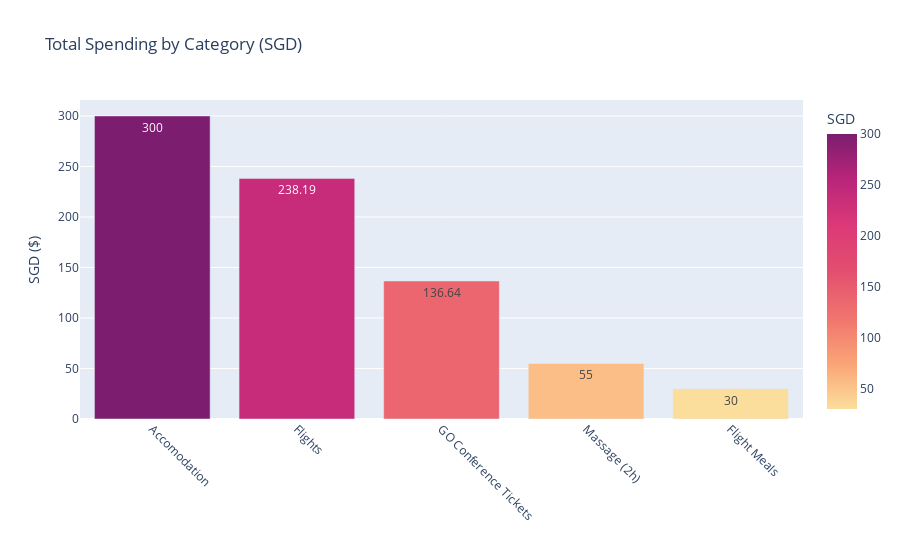

Here is the notebook cell this chart was saved with:
### Code cell
fig_bar = px.bar(
    df_nonzero.groupby('Holiday Expenditure Type', as_index=False)['SGD'].sum().sort_values(by='SGD', ascending=False),
    x='Holiday Expenditure Type',
    y='SGD',
    title='Total Spending by Category (SGD)',
    text_auto=True,
    color='SGD',
    color_continuous_scale='Sunsetdark')
fig_bar.update_layout(xaxis_title='', yaxis_title='SGD ($)', xaxis_tickangle=45)
fig_bar.show()

### Figure 1 — Plotly figure (JSON) as saved in the notebook; plotly's stock layout.template omitted (floating-point values rounded to 4 significant figures)
{"data": [{"alignmentgroup": "True", "hovertemplate": "Holiday Expenditure Type=%{x}<br>SGD=%{marker.color}<extra></extra>", "legendgroup": "", "marker": {"color": [300, 238.2, 136.6, 55, 30], "coloraxis": "coloraxis", "pattern": {"shape": ""}}, "name": "", "offsetgroup": "", "orientation": "v", "showlegend": false, "textposition": "auto", "texttemplate": "%{y}", "type": "bar", "x": ["Accomodation", "Flights", "GO Conference Tickets", "Massage (2h)", "Flight Meals"], "xaxis": "x", "y": [300, 238.2, 136.6, 55, 30], "yaxis": "y"}], "layout": {"barmode": "relative", "coloraxis": {"colorbar": {"title": {"text": "SGD"}}, "colorscale": [[0, "rgb(252, 222, 156)"], [0.1667, "rgb(250, 164, 118)"], [0.3333, "rgb(240, 116, 110)"], [0.5, "rgb(227, 79, 111)"], [0.6667, "rgb(220, 57, 119)"], [0.8333, "rgb(185, 37, 122)"], [1, "rgb(124, 29, 111)"]]}, "legend": {"tracegroupgap": 0}, "title": {"text": "Total Spending by Category (SGD)"}, "xaxis": {"anchor": "y", "domain": [0, 1], "tickangle": 45, "title": {"text": ""}}, "yaxis": {"anchor": "x", "domain": [0, 1], "title": {"text": "SGD ($)"}}}}
